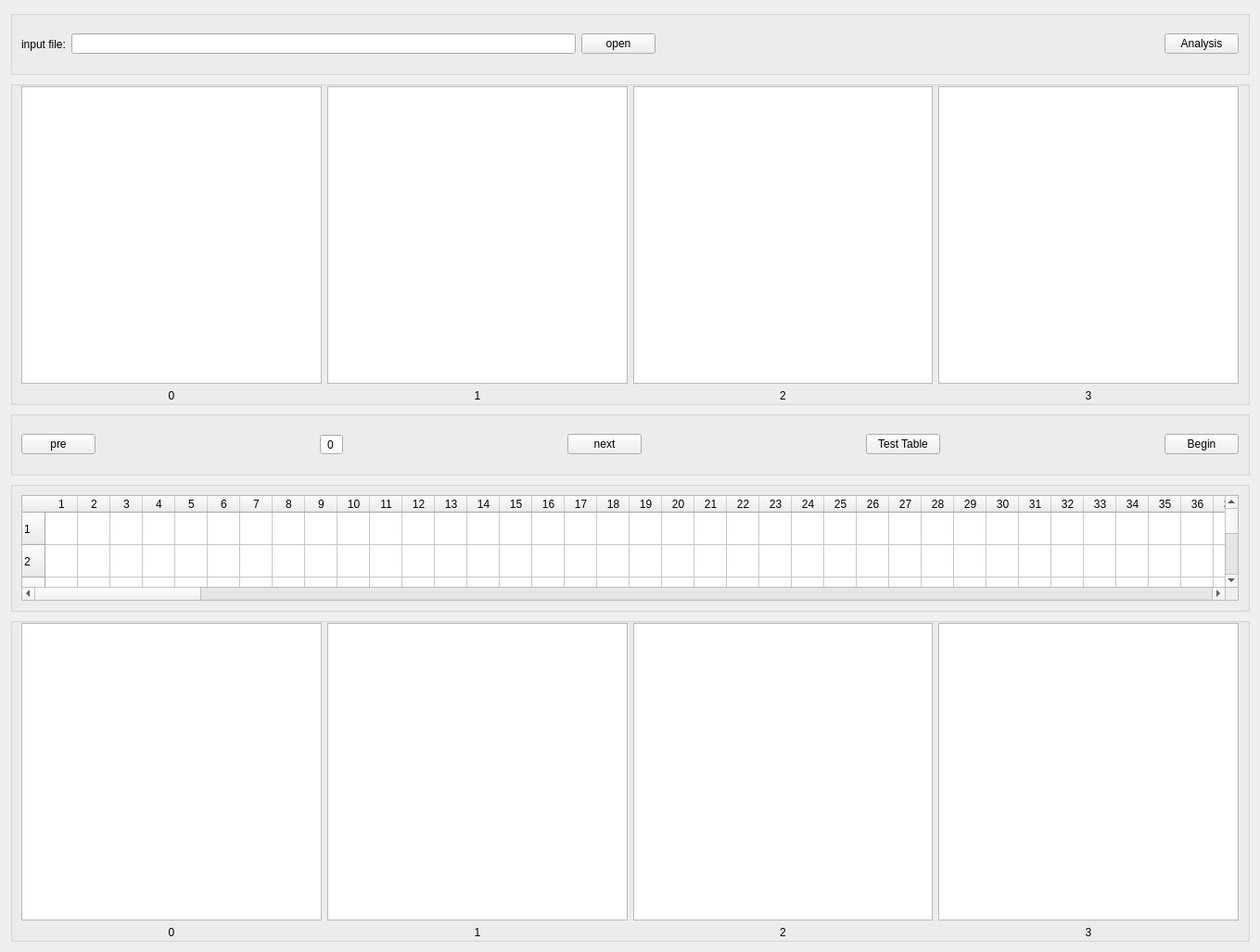
<?xml version="1.0" encoding="UTF-8"?>
<ui version="4.0">
 <class>PositionMap</class>
 <widget class="QWidget" name="PositionMap">
  <property name="geometry">
   <rect>
    <x>0</x>
    <y>0</y>
    <width>1359</width>
    <height>1027</height>
   </rect>
  </property>
  <property name="windowTitle">
   <string>Form</string>
  </property>
  <layout class="QVBoxLayout" name="verticalLayout_3" stretch="1,5,1,2,5">
   <item>
    <widget class="QGroupBox" name="groupBox">
     <property name="title">
      <string/>
     </property>
     <layout class="QHBoxLayout" name="horizontalLayout">
      <property name="topMargin">
       <number>0</number>
      </property>
      <property name="bottomMargin">
       <number>0</number>
      </property>
      <item>
       <widget class="QLabel" name="label">
        <property name="text">
         <string>input file:</string>
        </property>
       </widget>
      </item>
      <item>
       <widget class="QLineEdit" name="lineEdit"/>
      </item>
      <item>
       <widget class="QPushButton" name="pushButton_9">
        <property name="text">
         <string>open</string>
        </property>
       </widget>
      </item>
      <item>
       <spacer name="horizontalSpacer_9">
        <property name="orientation">
         <enum>Qt::Horizontal</enum>
        </property>
        <property name="sizeHint" stdset="0">
         <size>
          <width>40</width>
          <height>20</height>
         </size>
        </property>
       </spacer>
      </item>
      <item>
       <widget class="QPushButton" name="pushButton">
        <property name="text">
         <string>Analysis</string>
        </property>
       </widget>
      </item>
     </layout>
    </widget>
   </item>
   <item>
    <widget class="QGroupBox" name="groupBox_2">
     <property name="title">
      <string/>
     </property>
     <layout class="QVBoxLayout" name="verticalLayout">
      <property name="topMargin">
       <number>0</number>
      </property>
      <property name="bottomMargin">
       <number>0</number>
      </property>
      <item>
       <layout class="QHBoxLayout" name="horizontalLayout_2" stretch="0,0,0,0">
        <item>
         <widget class="QTableWidget" name="tableWidget"/>
        </item>
        <item>
         <widget class="QTableWidget" name="tableWidget_2"/>
        </item>
        <item>
         <widget class="QTableWidget" name="tableWidget_3"/>
        </item>
        <item>
         <widget class="QTableWidget" name="tableWidget_4"/>
        </item>
       </layout>
      </item>
      <item>
       <layout class="QHBoxLayout" name="horizontalLayout_4" stretch="1,1,1,1">
        <item>
         <widget class="QLabel" name="label_7">
          <property name="text">
           <string>0</string>
          </property>
          <property name="alignment">
           <set>Qt::AlignCenter</set>
          </property>
         </widget>
        </item>
        <item>
         <widget class="QLabel" name="label_8">
          <property name="text">
           <string>1</string>
          </property>
          <property name="alignment">
           <set>Qt::AlignCenter</set>
          </property>
         </widget>
        </item>
        <item>
         <widget class="QLabel" name="label_9">
          <property name="text">
           <string>2</string>
          </property>
          <property name="alignment">
           <set>Qt::AlignCenter</set>
          </property>
         </widget>
        </item>
        <item>
         <widget class="QLabel" name="label_10">
          <property name="text">
           <string>3</string>
          </property>
          <property name="alignment">
           <set>Qt::AlignCenter</set>
          </property>
         </widget>
        </item>
       </layout>
      </item>
     </layout>
    </widget>
   </item>
   <item>
    <widget class="QGroupBox" name="groupBox_3">
     <property name="title">
      <string/>
     </property>
     <layout class="QHBoxLayout" name="horizontalLayout_3">
      <property name="topMargin">
       <number>0</number>
      </property>
      <property name="bottomMargin">
       <number>0</number>
      </property>
      <item>
       <widget class="QPushButton" name="pushButton_2">
        <property name="text">
         <string>pre</string>
        </property>
       </widget>
      </item>
      <item>
       <spacer name="horizontalSpacer_2">
        <property name="orientation">
         <enum>Qt::Horizontal</enum>
        </property>
        <property name="sizeHint" stdset="0">
         <size>
          <width>40</width>
          <height>20</height>
         </size>
        </property>
       </spacer>
      </item>
      <item>
       <widget class="QSpinBox" name="spinBox_5">
        <property name="alignment">
         <set>Qt::AlignCenter</set>
        </property>
        <property name="buttonSymbols">
         <enum>QAbstractSpinBox::NoButtons</enum>
        </property>
        <property name="maximum">
         <number>23</number>
        </property>
       </widget>
      </item>
      <item>
       <spacer name="horizontalSpacer_3">
        <property name="orientation">
         <enum>Qt::Horizontal</enum>
        </property>
        <property name="sizeHint" stdset="0">
         <size>
          <width>40</width>
          <height>20</height>
         </size>
        </property>
       </spacer>
      </item>
      <item>
       <widget class="QPushButton" name="pushButton_3">
        <property name="text">
         <string>next</string>
        </property>
       </widget>
      </item>
      <item>
       <spacer name="horizontalSpacer_4">
        <property name="orientation">
         <enum>Qt::Horizontal</enum>
        </property>
        <property name="sizeHint" stdset="0">
         <size>
          <width>40</width>
          <height>20</height>
         </size>
        </property>
       </spacer>
      </item>
      <item>
       <widget class="QPushButton" name="pushButton_6">
        <property name="text">
         <string>Test Table</string>
        </property>
       </widget>
      </item>
      <item>
       <spacer name="horizontalSpacer">
        <property name="orientation">
         <enum>Qt::Horizontal</enum>
        </property>
        <property name="sizeHint" stdset="0">
         <size>
          <width>168</width>
          <height>20</height>
         </size>
        </property>
       </spacer>
      </item>
      <item>
       <widget class="QPushButton" name="pushButton_4">
        <property name="text">
         <string>Begin</string>
        </property>
       </widget>
      </item>
     </layout>
    </widget>
   </item>
   <item>
    <widget class="QGroupBox" name="groupBox_5">
     <property name="title">
      <string/>
     </property>
     <layout class="QGridLayout" name="gridLayout">
      <item row="0" column="0">
       <widget class="QTableWidget" name="tableWidget_9">
        <property name="rowCount">
         <number>256</number>
        </property>
        <property name="columnCount">
         <number>256</number>
        </property>
        <attribute name="horizontalHeaderMinimumSectionSize">
         <number>20</number>
        </attribute>
        <attribute name="horizontalHeaderDefaultSectionSize">
         <number>35</number>
        </attribute>
        <attribute name="verticalHeaderMinimumSectionSize">
         <number>20</number>
        </attribute>
        <attribute name="verticalHeaderDefaultSectionSize">
         <number>35</number>
        </attribute>
        <row/>
        <row/>
        <row/>
        <row/>
        <row/>
        <row/>
        <row/>
        <row/>
        <row/>
        <row/>
        <row/>
        <row/>
        <row/>
        <row/>
        <row/>
        <row/>
        <row/>
        <row/>
        <row/>
        <row/>
        <row/>
        <row/>
        <row/>
        <row/>
        <row/>
        <row/>
        <row/>
        <row/>
        <row/>
        <row/>
        <row/>
        <row/>
        <row/>
        <row/>
        <row/>
        <row/>
        <row/>
        <row/>
        <row/>
        <row/>
        <row/>
        <row/>
        <row/>
        <row/>
        <row/>
        <row/>
        <row/>
        <row/>
        <row/>
        <row/>
        <row/>
        <row/>
        <row/>
        <row/>
        <row/>
        <row/>
        <row/>
        <row/>
        <row/>
        <row/>
        <row/>
        <row/>
        <row/>
        <row/>
        <row/>
        <row/>
        <row/>
        <row/>
        <row/>
        <row/>
        <row/>
        <row/>
        <row/>
        <row/>
        <row/>
        <row/>
        <row/>
        <row/>
        <row/>
        <row/>
        <row/>
        <row/>
        <row/>
        <row/>
        <row/>
        <row/>
        <row/>
        <row/>
        <row/>
        <row/>
        <row/>
        <row/>
        <row/>
        <row/>
        <row/>
        <row/>
        <row/>
        <row/>
        <row/>
        <row/>
        <row/>
        <row/>
        <row/>
        <row/>
        <row/>
        <row/>
        <row/>
        <row/>
        <row/>
        <row/>
        <row/>
        <row/>
        <row/>
        <row/>
        <row/>
        <row/>
        <row/>
        <row/>
        <row/>
        <row/>
        <row/>
        <row/>
        <row/>
        <row/>
        <row/>
        <row/>
        <row/>
        <row/>
        <row/>
        <row/>
        <row/>
        <row/>
        <row/>
        <row/>
        <row/>
        <row/>
        <row/>
        <row/>
        <row/>
        <row/>
        <row/>
        <row/>
        <row/>
        <row/>
        <row/>
        <row/>
        <row/>
        <row/>
        <row/>
        <row/>
        <row/>
        <row/>
        <row/>
        <row/>
        <row/>
        <row/>
        <row/>
        <row/>
        <row/>
        <row/>
        <row/>
        <row/>
        <row/>
        <row/>
        <row/>
        <row/>
        <row/>
        <row/>
        <row/>
        <row/>
        <row/>
        <row/>
        <row/>
        <row/>
        <row/>
        <row/>
        <row/>
        <row/>
        <row/>
        <row/>
        <row/>
        <row/>
        <row/>
        <row/>
        <row/>
        <row/>
        <row/>
        <row/>
        <row/>
        <row/>
        <row/>
        <row/>
        <row/>
        <row/>
        <row/>
        <row/>
        <row/>
        <row/>
        <row/>
        <row/>
        <row/>
        <row/>
        <row/>
        <row/>
        <row/>
        <row/>
        <row/>
        <row/>
        <row/>
        <row/>
        <row/>
        <row/>
        <row/>
        <row/>
        <row/>
        <row/>
        <row/>
        <row/>
        <row/>
        <row/>
        <row/>
        <row/>
        <row/>
        <row/>
        <row/>
        <row/>
        <row/>
        <row/>
        <row/>
        <row/>
        <row/>
        <row/>
        <row/>
        <row/>
        <row/>
        <row/>
        <row/>
        <row/>
        <row/>
        <row/>
        <row/>
        <row/>
        <row/>
        <row/>
        <row/>
        <row/>
        <row/>
        <row/>
        <row/>
        <row/>
        <row/>
        <row/>
        <row/>
        <row/>
        <row/>
        <row/>
        <column/>
        <column/>
        <column/>
        <column/>
        <column/>
        <column/>
        <column/>
        <column/>
        <column/>
        <column/>
        <column/>
        <column/>
        <column/>
        <column/>
        <column/>
        <column/>
        <column/>
        <column/>
        <column/>
        <column/>
        <column/>
        <column/>
        <column/>
        <column/>
        <column/>
        <column/>
        <column/>
        <column/>
        <column/>
        <column/>
        <column/>
        <column/>
        <column/>
        <column/>
        <column/>
        <column/>
        <column/>
        <column/>
        <column/>
        <column/>
        <column/>
        <column/>
        <column/>
        <column/>
        <column/>
        <column/>
        <column/>
        <column/>
        <column/>
        <column/>
        <column/>
        <column/>
        <column/>
        <column/>
        <column/>
        <column/>
        <column/>
        <column/>
        <column/>
        <column/>
        <column/>
        <column/>
        <column/>
        <column/>
        <column/>
        <column/>
        <column/>
        <column/>
        <column/>
        <column/>
        <column/>
        <column/>
        <column/>
        <column/>
        <column/>
        <column/>
        <column/>
        <column/>
        <column/>
        <column/>
        <column/>
        <column/>
        <column/>
        <column/>
        <column/>
        <column/>
        <column/>
        <column/>
        <column/>
        <column/>
        <column/>
        <column/>
        <column/>
        <column/>
        <column/>
        <column/>
        <column/>
        <column/>
        <column/>
        <column/>
        <column/>
        <column/>
        <column/>
        <column/>
        <column/>
        <column/>
        <column/>
        <column/>
        <column/>
        <column/>
        <column/>
        <column/>
        <column/>
        <column/>
        <column/>
        <column/>
        <column/>
        <column/>
        <column/>
        <column/>
        <column/>
        <column/>
        <column/>
        <column/>
        <column/>
        <column/>
        <column/>
        <column/>
        <column/>
        <column/>
        <column/>
        <column/>
        <column/>
        <column/>
        <column/>
        <column/>
        <column/>
        <column/>
        <column/>
        <column/>
        <column/>
        <column/>
        <column/>
        <column/>
        <column/>
        <column/>
        <column/>
        <column/>
        <column/>
        <column/>
        <column/>
        <column/>
        <column/>
        <column/>
        <column/>
        <column/>
        <column/>
        <column/>
        <column/>
        <column/>
        <column/>
        <column/>
        <column/>
        <column/>
        <column/>
        <column/>
        <column/>
        <column/>
        <column/>
        <column/>
        <column/>
        <column/>
        <column/>
        <column/>
        <column/>
        <column/>
        <column/>
        <column/>
        <column/>
        <column/>
        <column/>
        <column/>
        <column/>
        <column/>
        <column/>
        <column/>
        <column/>
        <column/>
        <column/>
        <column/>
        <column/>
        <column/>
        <column/>
        <column/>
        <column/>
        <column/>
        <column/>
        <column/>
        <column/>
        <column/>
        <column/>
        <column/>
        <column/>
        <column/>
        <column/>
        <column/>
        <column/>
        <column/>
        <column/>
        <column/>
        <column/>
        <column/>
        <column/>
        <column/>
        <column/>
        <column/>
        <column/>
        <column/>
        <column/>
        <column/>
        <column/>
        <column/>
        <column/>
        <column/>
        <column/>
        <column/>
        <column/>
        <column/>
        <column/>
        <column/>
        <column/>
        <column/>
        <column/>
        <column/>
        <column/>
        <column/>
        <column/>
        <column/>
        <column/>
        <column/>
        <column/>
        <column/>
        <column/>
        <column/>
        <column/>
        <column/>
        <column/>
        <column/>
        <column/>
        <column/>
        <column/>
        <column/>
        <column/>
        <column/>
        <column/>
        <column/>
       </widget>
      </item>
     </layout>
    </widget>
   </item>
   <item>
    <widget class="QGroupBox" name="groupBox_4">
     <property name="title">
      <string/>
     </property>
     <layout class="QVBoxLayout" name="verticalLayout_2">
      <property name="topMargin">
       <number>0</number>
      </property>
      <property name="bottomMargin">
       <number>0</number>
      </property>
      <item>
       <layout class="QHBoxLayout" name="horizontalLayout_5" stretch="0,0,0,0">
        <item>
         <widget class="QTableWidget" name="tableWidget_5"/>
        </item>
        <item>
         <widget class="QTableWidget" name="tableWidget_6"/>
        </item>
        <item>
         <widget class="QTableWidget" name="tableWidget_7"/>
        </item>
        <item>
         <widget class="QTableWidget" name="tableWidget_8"/>
        </item>
       </layout>
      </item>
      <item>
       <layout class="QHBoxLayout" name="horizontalLayout_6" stretch="1,1,1,1">
        <item>
         <widget class="QLabel" name="label_11">
          <property name="text">
           <string>0</string>
          </property>
          <property name="alignment">
           <set>Qt::AlignCenter</set>
          </property>
         </widget>
        </item>
        <item>
         <widget class="QLabel" name="label_12">
          <property name="text">
           <string>1</string>
          </property>
          <property name="alignment">
           <set>Qt::AlignCenter</set>
          </property>
         </widget>
        </item>
        <item>
         <widget class="QLabel" name="label_13">
          <property name="text">
           <string>2</string>
          </property>
          <property name="alignment">
           <set>Qt::AlignCenter</set>
          </property>
         </widget>
        </item>
        <item>
         <widget class="QLabel" name="label_14">
          <property name="text">
           <string>3</string>
          </property>
          <property name="alignment">
           <set>Qt::AlignCenter</set>
          </property>
         </widget>
        </item>
       </layout>
      </item>
     </layout>
    </widget>
   </item>
  </layout>
 </widget>
 <resources/>
 <connections/>
</ui>
